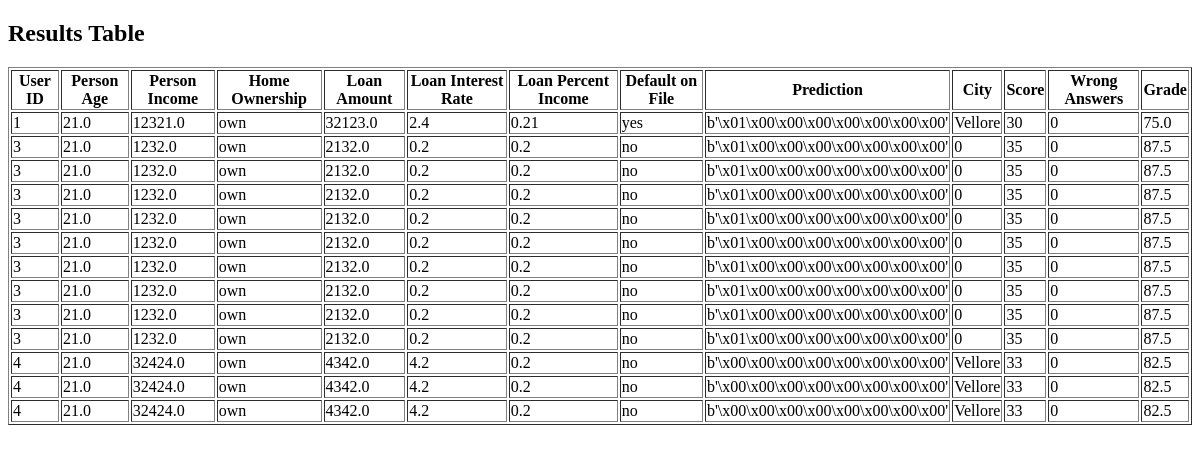
Page /view_results on the earlier database version.
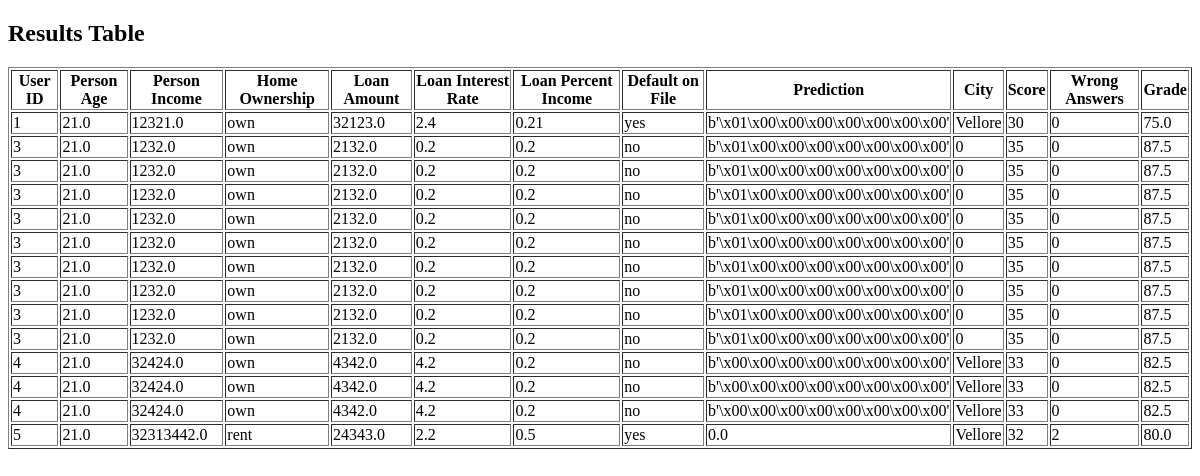
Same page on the later database version.
### tables this page shows
CREATE TABLE results
                      (id INTEGER PRIMARY KEY AUTOINCREMENT,
                       user_id INTEGER,
                       score INTEGER,
                       wrong INTEGER,
                       grade REAL,
                       FOREIGN KEY (user_id) REFERENCES predictions (id));

CREATE TABLE predictions
                      (id INTEGER PRIMARY KEY AUTOINCREMENT,
                       person_age REAL,
                       person_income REAL,
                       person_home_ownership TEXT,
                       loan_amnt REAL,
                       loan_int_rate REAL,
                       loan_percent_income REAL,
                       cb_person_default_on_file TEXT,
                       prediction REAL,
                       latitude REAL,
                       longitude REAL,
                       city TEXT);

### app.py (the view)
@app.route("/view_results")
def view_results():
    conn = sqlite3.connect('predictions.db')
    cursor = conn.cursor()
    cursor.execute('''SELECT predictions.id, predictions.person_age, predictions.person_income, predictions.person_home_ownership, predictions.loan_amnt, predictions.loan_int_rate,
                             predictions.loan_percent_income, predictions.cb_person_default_on_file, predictions.prediction, predictions.city,
                             results.score, results.wrong, results.grade
                      FROM predictions
                      JOIN results ON predictions.id = results.user_id''')
    rows = cursor.fetchall()
    conn.close()
    return render_template("view_results.html", rows=rows)

### templates/view_results.html (shortened to what this page needs)
<!DOCTYPE html>
<html lang="en">
<head>
</head>
<body>
    <h2>Results Table</h2>
    <table border="1">
        <thead>
            <tr>
                <th>User ID</th>
                <th>Person Age</th>
                <th>Person Income</th>
                <th>Home Ownership</th>
                <th>Loan Amount</th>
                <th>Loan Interest Rate</th>
                <th>Loan Percent Income</th>
                <th>Default on File</th>
                <th>Prediction</th>
                <th>City</th>
                <th>Score</th>
                <th>Wrong Answers</th>
                <th>Grade</th>
            </tr>
        </thead>
        <tbody>
            {% for row in rows %}
                <tr>
                    {% for item in row %}
                        <td>{{ item }}</td>
                    {% endfor %}
                </tr>
            {% endfor %}
        </tbody>
    </table>
</body>
</html>

Differences in the rows shown:
added results: row "5" "32" "2", grade "80.0"
added predictions: person_age "21.0", person_income "32313442.0", person_home_ownership "rent", loan_amnt "24343.0", loan_int_rate "2.2", loan_percent_income "0.5", cb_person_default_on_file "yes", prediction "0.0", city "Vellore"
